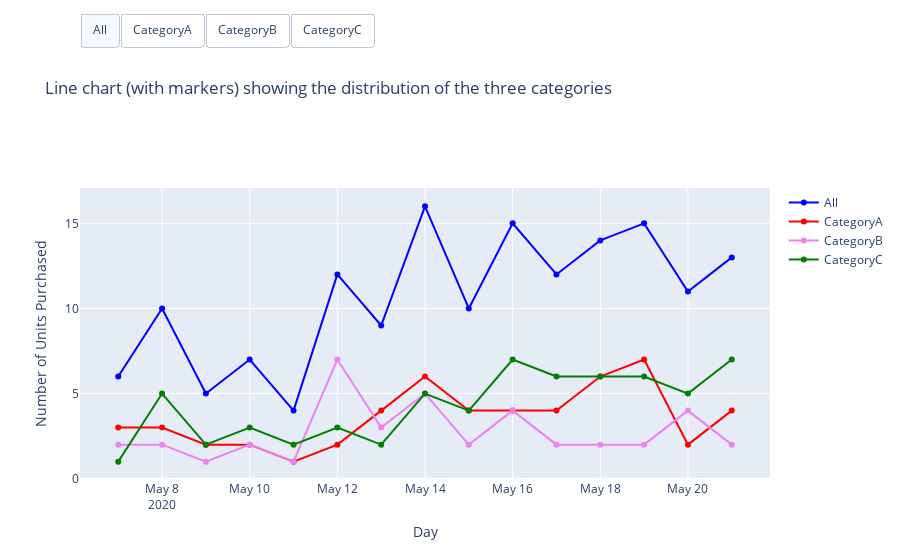

Notebook cell for this chart:
### Markdown cell above
The buttons can be placed in "left", "right" and "top" direction. The direction parameter in the updatemenus can be changed to suite our requirements. The example for "left" is shown below.

### Code cell
# Pull traces to data
data = [trace1,trace2,trace3,trace4]

# Specify dropout parameters
updatemenus = list([
    dict(active=0, type = "buttons", direction = "left",
         buttons=list([   
            dict(label = "All",
                 method = "update",
                 args = [{"visible": [True, False, False, False]},
                         {"title": "Units Purchased for All categories per day"}]),
            dict(label = "CategoryA",
                 method = "update",
                 args = [{"visible": [False, True, False, False]},
                         {"title": "Units Purchased for CategoryA per day"}]),
            dict(label = "CategoryB",
                 method = "update",
                 args = [{"visible": [False, False, True, False]},
                         {"title": "Units Purchased for CategoryB per day"}]),
            dict(label = "CategoryC",
                 method = "update",
                 args = [{"visible": [False, False, False, True]},
                         {"title": "Units Purchased for CategoryC per day"}])
        ]),
            showactive=True,
            xanchor="left",
            x=0.0,
            y=1.6,
            yanchor="top"
    )
])
# Set layout
layout = dict(showlegend=True,
              xaxis=dict(title="Day"),
              yaxis=dict(title="Number of Units Purchased"),
              updatemenus=updatemenus)

# Create fig
fig = go.Figure(data=data, layout=layout)
fig.update_layout(title_text='Line chart (with markers) showing the distribution of the three categories')

iplot(fig)

### Figure 1 — Plotly figure (JSON) as saved in the notebook; plotly's stock layout.template omitted (floating-point values rounded to 4 significant figures)
{"data": [{"marker": {"color": "blue"}, "mode": "lines+markers", "name": "All", "type": "scatter", "x": ["2020-05-07", "2020-05-08", "2020-05-09", "2020-05-10", "2020-05-11", "2020-05-12", "2020-05-13", "2020-05-14", "2020-05-15", "2020-05-16", "2020-05-17", "2020-05-18", "2020-05-19", "2020-05-20", "2020-05-21"], "y": [6, 10, 5, 7, 4, 12, 9, 16, 10, 15, 12, 14, 15, 11, 13]}, {"marker": {"color": "red"}, "mode": "lines+markers", "name": "CategoryA", "type": "scatter", "x": ["2020-05-07", "2020-05-08", "2020-05-09", "2020-05-10", "2020-05-11", "2020-05-12", "2020-05-13", "2020-05-14", "2020-05-15", "2020-05-16", "2020-05-17", "2020-05-18", "2020-05-19", "2020-05-20", "2020-05-21"], "y": [3, 3, 2, 2, 1, 2, 4, 6, 4, 4, 4, 6, 7, 2, 4]}, {"marker": {"color": "violet"}, "mode": "lines+markers", "name": "CategoryB", "type": "scatter", "x": ["2020-05-07", "2020-05-08", "2020-05-09", "2020-05-10", "2020-05-11", "2020-05-12", "2020-05-13", "2020-05-14", "2020-05-15", "2020-05-16", "2020-05-17", "2020-05-18", "2020-05-19", "2020-05-20", "2020-05-21"], "y": [2, 2, 1, 2, 1, 7, 3, 5, 2, 4, 2, 2, 2, 4, 2]}, {"marker": {"color": "green"}, "mode": "lines+markers", "name": "CategoryC", "type": "scatter", "x": ["2020-05-07", "2020-05-08", "2020-05-09", "2020-05-10", "2020-05-11", "2020-05-12", "2020-05-13", "2020-05-14", "2020-05-15", "2020-05-16", "2020-05-17", "2020-05-18", "2020-05-19", "2020-05-20", "2020-05-21"], "y": [1, 5, 2, 3, 2, 3, 2, 5, 4, 7, 6, 6, 6, 5, 7]}], "layout": {"showlegend": true, "title": {"text": "Line chart (with markers) showing the distribution of the three categories"}, "updatemenus": [{"active": 0, "buttons": [{"args": [{"visible": [true, false, false, false]}, {"title": "Units Purchased for All categories per day"}], "label": "All", "method": "update"}, {"args": [{"visible": [false, true, false, false]}, {"title": "Units Purchased for CategoryA per day"}], "label": "CategoryA", "method": "update"}, {"args": [{"visible": [false, false, true, false]}, {"title": "Units Purchased for CategoryB per day"}], "label": "CategoryB", "method": "update"}, {"args": [{"visible": [false, false, false, true]}, {"title": "Units Purchased for CategoryC per day"}], "label": "CategoryC", "method": "update"}], "direction": "left", "showactive": true, "type": "buttons", "x": 0, "xanchor": "left", "y": 1.6, "yanchor": "top"}], "xaxis": {"title": {"text": "Day"}}, "yaxis": {"title": {"text": "Number of Units Purchased"}}}}
